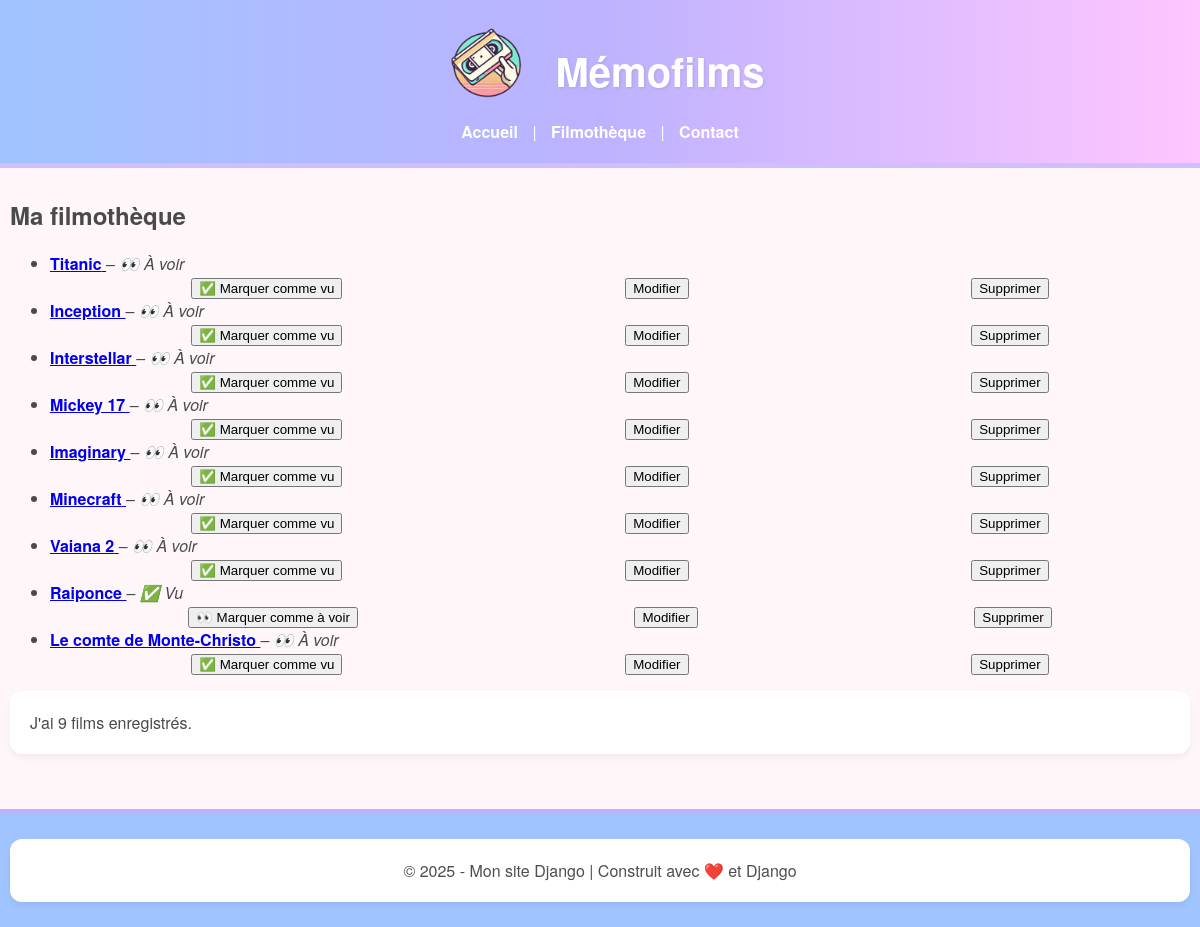
The page /filmotheque/ on the database its author committed.
### listings/models.py (models this page shows, shortened)
class Film(models.Model): # .Model => classe de base des modèles
    STATUT_CHOICES = [
        ('VU', 'Vu'),
        ('AVOIR', 'À voir'),
    ]
    statut = models.CharField(
        max_length=6,
        choices=STATUT_CHOICES,
        default='AVOIR'
    )
    name = models.CharField(max_length=100)
    date_sortie = models.IntegerField(
        null=True,
        blank=True,
        validators=[
            MinValueValidator(1800),
            MaxValueValidator(current_year + 1)
            ]
    )
    duree = models.IntegerField(null=True, blank=True)
    genre = models.CharField(max_length=20)
    synopsis = models.URLField(null=True, blank=True)
    class Meta:
        unique_together = ('name', 'date_sortie')  # pour éviter les doublons exacts

### listings/views.py (the view)
# urls.py: path('filmotheque/', views.filmotheque, name='filmotheque'),
def filmotheque(request):
    films = Film.objects.all()
    return render(request,
                  'listings/filmotheque.html',
                  {'films': films})

### listings/templates/listings/filmotheque.html (shortened to what this page needs)
<!DOCTYPE html>
{% extends 'listings/base.html' %}
{% block content %}
<h2>Ma filmothèque</h2>
    {% if films %}
        <ul>
            {% for film in films %}
            <li class="{% if film.statut == 'VU' %}film-vu{% else %}film-a-voir{% endif %}">
                <div class="film-ligne">
                  <div class="film-infos">
                    <a href="{% url 'film_detail' film.id %}">
                      <strong>{{ film.name }}</strong>
                    </a> –
                    <em>
                      {% if film.statut == 'VU' %}
                        ✅ Vu
                      {% else %}
                        👀 À voir
                      {% endif %}
                    </em>
                </div>
                  <div class="boutons-film">
                    <form action="{% url 'changer_statut' film.id %}" method="post" style="display:inline;">
                        <button type="submit" class="{% if film.statut == 'AVOIR' %}btn-vu{% else %}btn-a-voir{% endif %}">
                            {% if film.statut == "AVOIR" %} ✅ Marquer comme vu {% else %} 👀 Marquer comme à voir {% endif %}
                        </button>
                    </form>
                    <a href="{% url 'modifier_film' film.id %}">
                        <button type="button">Modifier</button>
                    </a>
                    <form action="{% url 'supprimer_film' film.id %}" method="post" style="display:inline;">
                        <button type="submit" onclick="return confirm('Supprimer ce film ?');">Supprimer</button>
                    </form>
                  </div>
                </div>
              </li>
            {% endfor %}
        </ul>
    {% else %}
        <p>Aucun film ajouté pour le moment.</p>
    {% endif %}
<p> J'ai {{ films|length }} films enregistrés.</p>
{% endblock %}

### listings/templates/listings/base.html (shortened to what this page needs)
{% load static %}
<html>
    <head>
        <link rel="stylesheet" href="{% static 'listings/styles.css' %}" />
    </head>
    <body>
        <header>
            <div class="header-container">
                <img src="{% static 'listings/favicon.png' %}" alt="Logo" width="100" height="100">
                <h1>Mémofilms</h1>
            </div>
            <nav>
              <a href="{% url 'accueil' %}">Accueil</a> |
              <a href="{% url 'filmotheque' %}">Filmothèque</a> |
              <a href="{% url 'contact' %}">Contact</a>
            </nav>
        </header>
        <main>
        {% block content %}{% endblock %}
        </main>
        <footer>
            <p>© 2025 - Mon site Django | Construit avec ❤️ et Django</p>
        </footer>
    </body>
</html>

### listings/static/listings/styles.css (style rules this page uses)
body { font-family: 'Helvetica Neue', Arial, sans-serif; margin: 0; padding: 0; background-color: #fef6f9; color: #4a4a4a; }
header { background: linear-gradient(90deg, #a0c4ff, #bdb2ff, #ffc6ff); color: #fff; padding: 20px; text-align: center; border-bottom: 5px solid #d0bfff; }
.header-container { display: flex; align-items: center; justify-content: center; gap: 20px; }
header h1 { margin: 0; font-size: 2.5em; text-shadow: 1px 1px 3px rgba(0,0,0,0.1); color: #fff; }
nav a { color: white; margin: 0 10px; text-decoration: none; font-weight: bold; transition: color 0.3s ease; }
main { padding: 10px; }
.boutons-film { display: flex; flex-direction: row; justify-content: space-around; }
p { background-color: white; margin: 15px 0; padding: 20px; border-radius: 12px; box-shadow: 0 4px 6px rgba(0,0,0,0.05); transition: transform 0.2s ease; }
footer { background-color: #a0c4ff; color: #4f4d4d; text-align: center; padding: 10px; margin-top: 30px; border-top: 5px solid #bdb2ff; }

### rows shown on the page
Film: name "Titanic", statut "👀 À voir"
Film: name "Inception", statut "👀 À voir"
Film: name "Interstellar", statut "👀 À voir"
Film: name "Mickey 17", statut "👀 À voir"
Film: name "Imaginary", statut "👀 À voir"
Film: name "Minecraft", statut "👀 À voir"
Film: name "Vaiana 2", statut "👀 À voir"
Film: name "Raiponce", statut "✅ Vu"
Film: name "Le comte de Monte-Christo", statut "👀 À voir"

### other values the page prints
{{ films|length }} "9"
